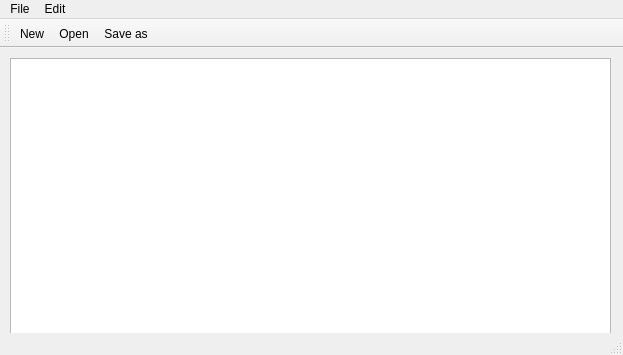
<?xml version="1.0" encoding="UTF-8"?>
<ui version="4.0">
 <class>MainWindow</class>
 <widget class="QMainWindow" name="MainWindow">
  <property name="geometry">
   <rect>
    <x>0</x>
    <y>0</y>
    <width>623</width>
    <height>355</height>
   </rect>
  </property>
  <property name="windowTitle">
   <string>MainWindow</string>
  </property>
  <widget class="QWidget" name="centralwidget">
   <widget class="QWidget" name="verticalLayoutWidget">
    <property name="geometry">
     <rect>
      <x>10</x>
      <y>10</y>
      <width>601</width>
      <height>281</height>
     </rect>
    </property>
    <layout class="QVBoxLayout" name="verticalLayout">
     <item>
      <widget class="QTextEdit" name="textEdit"/>
     </item>
    </layout>
   </widget>
  </widget>
  <widget class="QMenuBar" name="menubar">
   <property name="geometry">
    <rect>
     <x>0</x>
     <y>0</y>
     <width>623</width>
     <height>21</height>
    </rect>
   </property>
   <widget class="QMenu" name="menuFile">
    <property name="title">
     <string>File</string>
    </property>
    <addaction name="actionNew"/>
    <addaction name="actionOpen"/>
    <addaction name="actionSave_as"/>
    <addaction name="actionPrint"/>
    <addaction name="actionExit"/>
   </widget>
   <widget class="QMenu" name="menuEdit">
    <property name="title">
     <string>Edit</string>
    </property>
    <addaction name="actionCopy"/>
    <addaction name="actionPaste"/>
    <addaction name="actionCut"/>
    <addaction name="actionUndo"/>
    <addaction name="actionRedo"/>
   </widget>
   <addaction name="menuFile"/>
   <addaction name="menuEdit"/>
  </widget>
  <widget class="QStatusBar" name="statusbar"/>
  <widget class="QToolBar" name="toolBar">
   <property name="windowTitle">
    <string>toolBar</string>
   </property>
   <attribute name="toolBarArea">
    <enum>TopToolBarArea</enum>
   </attribute>
   <attribute name="toolBarBreak">
    <bool>false</bool>
   </attribute>
   <addaction name="actionNew"/>
   <addaction name="actionOpen"/>
   <addaction name="actionSave_as"/>
  </widget>
  <action name="actionNew">
   <property name="icon">
    <iconset resource="Resources.qrc">
     <normaloff>:/imgs/Icons/New.bmp</normaloff>:/imgs/Icons/New.bmp</iconset>
   </property>
   <property name="text">
    <string>New</string>
   </property>
  </action>
  <action name="actionOpen">
   <property name="icon">
    <iconset resource="Resources.qrc">
     <normaloff>:/imgs/Icons/Open.bmp</normaloff>:/imgs/Icons/Open.bmp</iconset>
   </property>
   <property name="text">
    <string>Open</string>
   </property>
  </action>
  <action name="actionSave_as">
   <property name="icon">
    <iconset resource="Resources.qrc">
     <normaloff>:/imgs/Icons/Save.bmp</normaloff>:/imgs/Icons/Save.bmp</iconset>
   </property>
   <property name="text">
    <string>Save as</string>
   </property>
  </action>
  <action name="actionPrint">
   <property name="text">
    <string>Print</string>
   </property>
  </action>
  <action name="actionCopy">
   <property name="text">
    <string>Copy</string>
   </property>
  </action>
  <action name="actionPaste">
   <property name="text">
    <string>Paste</string>
   </property>
  </action>
  <action name="actionCut">
   <property name="text">
    <string>Cut</string>
   </property>
  </action>
  <action name="actionUndo">
   <property name="text">
    <string>Undo</string>
   </property>
  </action>
  <action name="actionRedo">
   <property name="text">
    <string>Redo</string>
   </property>
  </action>
  <action name="actionExit">
   <property name="text">
    <string>Exit</string>
   </property>
  </action>
 </widget>
 <resources>
  <include location="Resources.qrc"/>
 </resources>
 <connections/>
</ui>
